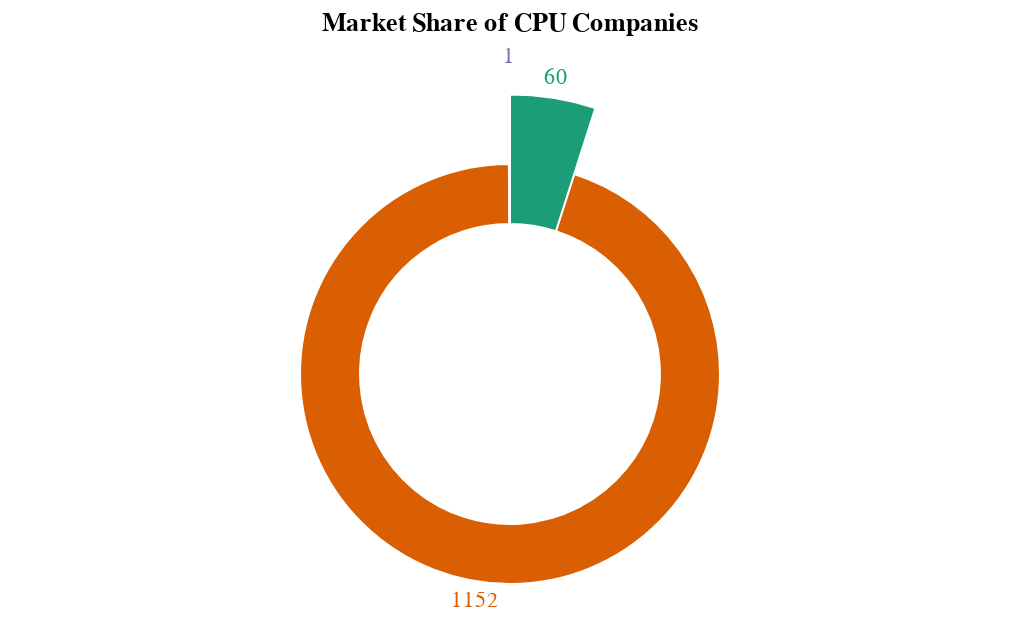

Notebook code cell kept with this figure:
### Markdown cell above
6) Market Share of CPU Companies

### Code cell
cpu_counts = akv16['CPU_company'].value_counts().reset_index()
cpu_counts.columns = ['CPU_Company', 'Count']
print(cpu_counts)

base = alt.Chart(cpu_counts).encode(
    theta=alt.Theta("Count:Q", stack=True),
    radius=alt.Radius("Count:Q", scale=alt.Scale(type="sqrt", zero=True, rangeMin=150)),
    color=alt.Color("CPU_Company:N", scale=alt.Scale(scheme='dark2'),  legend=None), 
    tooltip=['CPU_Company', 'Count']
).properties(
    title='Market Share of CPU Companies',
    width=500,
    height=210
)

c1 = base.mark_arc(innerRadius=75, stroke="#fff")

c2 = base.mark_text(radiusOffset=10).encode(
    text=alt.Text("Count:Q") 
)

c3 = c1 + c2
c3.save('6.html')
c3.interactive()

### Figure 1 — Vega-Lite specification as saved in the notebook (floating-point values rounded to 4 significant figures)
{"usermeta": {"embedOptions": {"theme": "dark"}}, "config": {"view": {"continuousWidth": 300, "continuousHeight": 300}}, "layer": [{"mark": {"type": "arc", "innerRadius": 75, "stroke": "#fff"}, "encoding": {"color": {"field": "CPU_Company", "legend": null, "scale": {"scheme": "dark2"}, "type": "nominal"}, "radius": {"field": "Count", "scale": {"rangeMin": 150, "type": "sqrt", "zero": true}, "type": "quantitative"}, "theta": {"field": "Count", "stack": true, "type": "quantitative"}, "tooltip": [{"field": "CPU_Company", "type": "nominal"}, {"field": "Count", "type": "quantitative"}]}, "name": "view_3", "title": "Market Share of CPU Companies"}, {"mark": {"type": "text", "radiusOffset": 10}, "encoding": {"color": {"field": "CPU_Company", "legend": null, "scale": {"scheme": "dark2"}, "type": "nominal"}, "radius": {"field": "Count", "scale": {"rangeMin": 150, "type": "sqrt", "zero": true}, "type": "quantitative"}, "text": {"field": "Count", "type": "quantitative"}, "theta": {"field": "Count", "stack": true, "type": "quantitative"}, "tooltip": [{"field": "CPU_Company", "type": "nominal"}, {"field": "Count", "type": "quantitative"}]}, "title": "Market Share of CPU Companies"}], "data": {"name": "data-6c4d203c4884ab28c47cacb7ffffc952"}, "height": 210, "params": [{"name": "param_24", "select": {"type": "interval", "encodings": ["x", "y"]}, "bind": "scales", "views": ["view_3"]}], "width": 500, "$schema": "https://vega.github.io/schema/vega-lite/v5.20.1.json", "datasets": {"data-6c4d203c4884ab28c47cacb7ffffc952": [{"CPU_Company": "Intel", "Count": 1152}, {"CPU_Company": "AMD", "Count": 60}, {"CPU_Company": "Samsung", "Count": 1}]}}
